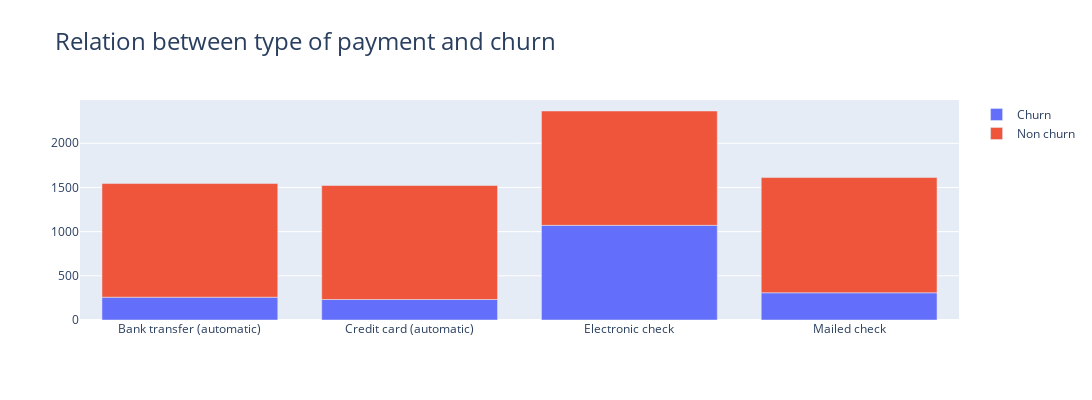

Notebook cell for this chart:
### Markdown cell above
Observations:

* Maximum people who churn are on a monthly contract and mostly bill in a paperless manner. Maybe these are tech savvy people who switch to a different carrier as soon as they find a better deal

### Code cell
fig1 = go.Figure(data=[
go.Bar(name="Churn", x= pd.DataFrame(df[df.Churn=="Yes"].PaymentMethod).groupby("PaymentMethod")["PaymentMethod"].count().index, y=pd.DataFrame(df[df.Churn=="Yes"].PaymentMethod).groupby("PaymentMethod")["PaymentMethod"].count().values),
go.Bar(name="Non churn", x= pd.DataFrame(df[df.Churn=="No"].PaymentMethod).groupby("PaymentMethod")["PaymentMethod"].count().index, y=pd.DataFrame(df[df.Churn=="No"].PaymentMethod).groupby("PaymentMethod")["PaymentMethod"].count().values)])

# Change the bar mode
fig1.update_layout(barmode='relative', width=1280, height=400)
fig1.update(layout_title_text="Relation between type of payment and churn", layout_title_font_size=24)    
fig1.show()

### Figure 1 — Plotly figure (JSON) as saved in the notebook; plotly's stock layout.template omitted (floating-point values rounded to 4 significant figures)
{"data": [{"name": "Churn", "type": "bar", "x": ["Bank transfer (automatic)", "Credit card (automatic)", "Electronic check", "Mailed check"], "y": [258, 232, 1071, 308]}, {"name": "Non churn", "type": "bar", "x": ["Bank transfer (automatic)", "Credit card (automatic)", "Electronic check", "Mailed check"], "y": [1286, 1290, 1294, 1304]}], "layout": {"barmode": "relative", "height": 400, "title": {"font": {"size": 24}, "text": "Relation between type of payment and churn"}, "width": 1280}}
